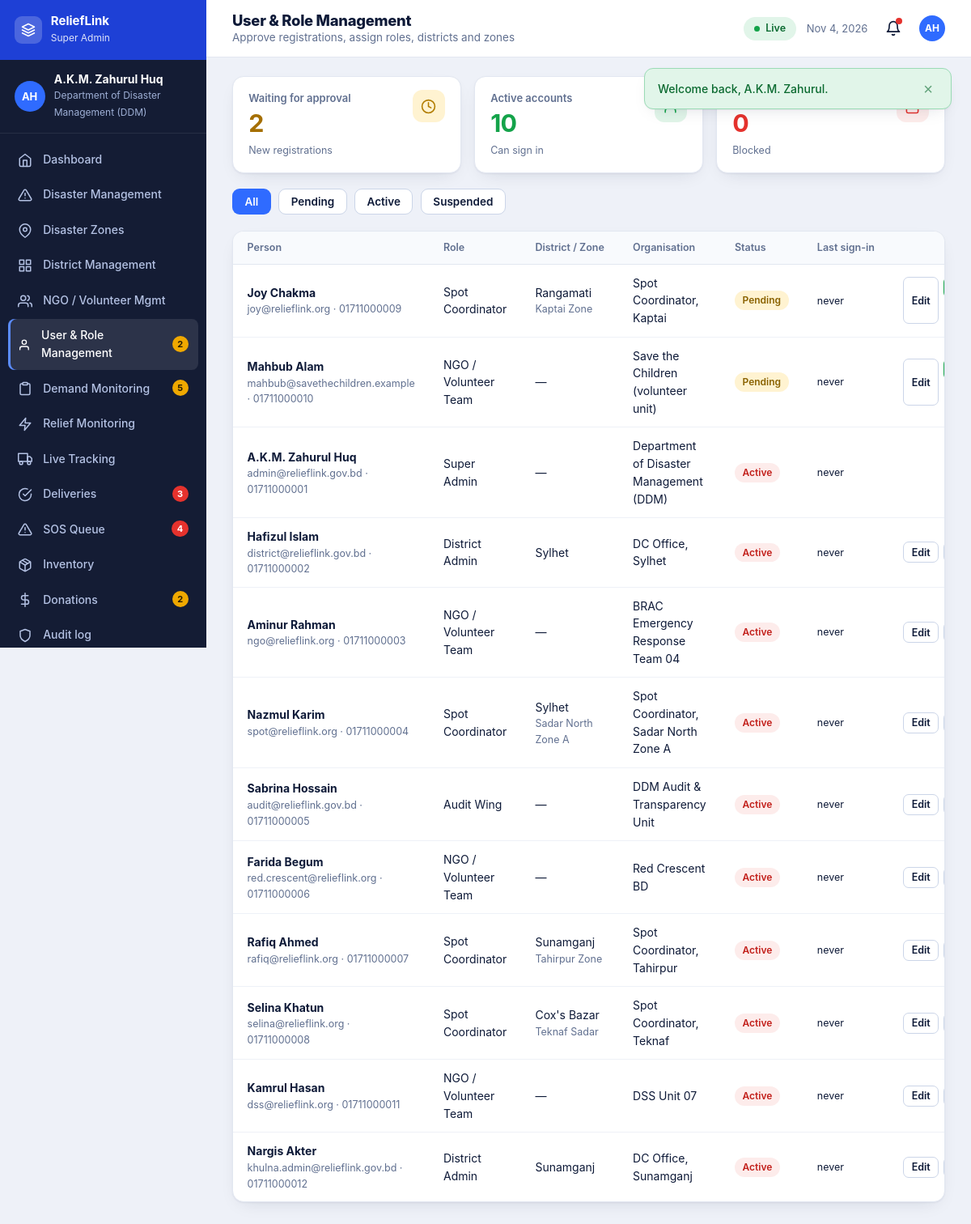
The app's page /dashboard/users.php (signed in) with its own data.
### tables this page shows
CREATE TABLE users (
  id INT AUTO_INCREMENT PRIMARY KEY, first_name VARCHAR(60) NOT NULL, last_name VARCHAR(60) NOT NULL,
  email VARCHAR(150) NOT NULL UNIQUE, phone VARCHAR(15) NOT NULL UNIQUE, password_hash VARCHAR(255) NOT NULL,
  role ENUM('super_admin','district_admin','ngo','coordinator','audit') NOT NULL,
  district_id INT NULL, zone_id INT NULL, organization VARCHAR(150) NULL,
  status ENUM('pending','active','suspended') NOT NULL DEFAULT 'pending',
  settings TEXT NULL, last_login DATETIME NULL, created_at DATETIME NOT NULL DEFAULT CURRENT_TIMESTAMP,
  FOREIGN KEY (district_id) REFERENCES districts(id) ON DELETE SET NULL, INDEX (role, status)
);

CREATE TABLE districts (
  id INT AUTO_INCREMENT PRIMARY KEY, name VARCHAR(60) NOT NULL UNIQUE, division VARCHAR(40) NOT NULL,
  lat DECIMAL(8,5) NOT NULL, lng DECIMAL(8,5) NOT NULL, INDEX (division)
);

CREATE TABLE zones (
  id INT AUTO_INCREMENT PRIMARY KEY, district_id INT NOT NULL, disaster_id INT NULL, name VARCHAR(100) NOT NULL, code VARCHAR(12) NULL,
  severity ENUM('low','medium','high','critical') NOT NULL DEFAULT 'medium', status ENUM('active','monitoring','resolved') NOT NULL DEFAULT 'active',
  affected_people INT NOT NULL DEFAULT 0, households INT NOT NULL DEFAULT 0, lat DECIMAL(8,5) NOT NULL, lng DECIMAL(8,5) NOT NULL,
  created_at DATETIME NOT NULL DEFAULT CURRENT_TIMESTAMP,
  FOREIGN KEY (district_id) REFERENCES districts(id), FOREIGN KEY (disaster_id) REFERENCES disasters(id) ON DELETE SET NULL, INDEX (district_id)
);

### dashboard/users.php (the view, shortened to what this page needs)
<?php
require __DIR__ . '/../includes/bootstrap.php';
require __DIR__ . '/../includes/layout.php';
$u = require_role(['super_admin']);
$st = $_GET['status'] ?? 'all'; $w = ''; $p = [];
if (in_array($st, ['pending', 'active', 'suspended'], true)) { $w = ' WHERE u.status=?'; $p[] = $st; } else $st = 'all';
$list = rows("SELECT u.*, d.name AS district, z.name AS zone FROM users u LEFT JOIN districts d ON d.id=u.district_id LEFT JOIN zones z ON z.id=u.zone_id$w ORDER BY u.status='pending' DESC, u.created_at DESC", $p);
$cnt = ['pending' => 0, 'active' => 0, 'suspended' => 0]; foreach (rows('SELECT status, COUNT(*) c FROM users GROUP BY status') as $r) $cnt[$r['status']] = (int)$r['c'];
dash_head('User & Role Management', 'users', 'Approve registrations, assign roles, districts and zones');
?>
<div class="kpis" style="grid-template-columns:repeat(3,1fr)"><?= kpi('amber', 'Waiting for approval', $cnt['pending'], 'New registrations', 'clock', 'a') . kpi('green', 'Active accounts', $cnt['active'], 'Can sign in', 'user', 'g') . kpi('red', 'Suspended', $cnt['suspended'], 'Blocked', 'lock', 'r') ?></div>
<?php tabs(['all' => 'All', 'pending' => 'Pending', 'active' => 'Active', 'suspended' => 'Suspended'], $st); ?>
<section class="panel"><table class="tbl"><thead><tr><th>Person</th><th>Role</th><th>District / Zone</th><th>Organisation</th><th>Status</th><th>Last sign-in</th><th style="text-align:right">Action</th></tr></thead><tbody>
<?php foreach ($list as $r): $me = (int)$r['id'] === (int)$u['id']; ?>
  <tr><td><b><?= e($r['first_name'] . ' ' . $r['last_name']) ?></b><small><?= e($r['email']) ?> · <?= e($r['phone']) ?></small></td><td><?= e(ROLES[$r['role']][0]) ?></td><td><?= e($r['district'] ?: '—') ?><?php if ($r['zone']): ?><small><?= e($r['zone']) ?></small><?php endif; ?></td><td><?= e($r['organization'] ?: '—') ?></td>
    <td><?= badge($r['status']) ?></td><td><small style="color:var(--ink)"><?= $r['last_login'] ? ago($r['last_login']) : 'never' ?></small></td>
    <td><div class="actions"><?php if (!$me): ?><a class="btn btn-outline btn-xs" href="?edit=<?= (int)$r['id'] ?>">Edit</a><form method="post"><?= csrf_field() ?><input type="hidden" name="id" value="<?= (int)$r['id'] ?>">
      <?php if ($r['status'] === 'pending'): ?><button class="btn btn-green btn-xs" name="action" value="approve"></button>
      <?php elseif ($r['status'] === 'active'): ?><button class="btn btn-outline btn-xs" name="action" value="suspend" style="color:var(--red-d)" onclick="return confirm('Suspend this account?')">Suspend</button>
      <?php else: ?><button class="btn btn-outline btn-xs" name="action" value="reactivate">Reactivate</button><?php endif; ?></form><?php else: ?><small>This is you</small><?php endif; ?></div></td></tr>
<?php endforeach; ?></tbody></table></section>
<?php dash_foot();

### includes/layout.php (shortened to what this page needs)
<?php
function head(string $title, string $bodyClass = ''): void {
    $u = user(); $st = $u ? user_settings($u['settings'] ?? null) : [];
    echo '<!doctype html><html lang="en"><head><meta charset="utf-8"><meta name="viewport" content="width=1280">'
       . '<title>' . e($title) . ' · ' . e(APP_NAME) . '</title>'
       . '<link rel="icon">'
       . '<link rel="stylesheet" href="' . e(url('assets/css/style.css')) . '"></head>'
       . '<body class="' . e($bodyClass) . ($st && !empty($st['datasaver']) ? ' data-saver' : '') . '" data-base="' . e(base_path()) . '" data-csrf="' . e(csrf_token()) . '"'
       . ($u ? ' data-offline="' . (int)$st['offline'] . '" data-autosync="' . (int)$st['autosync'] . '" data-datasaver="' . (int)$st['datasaver'] . '" data-uid="' . (int)$u['id'] . '"' : '') . '>';
    if (!empty($_SESSION['flash'])) {
        echo '<div class="flash-wrap" role="status">';
        foreach ($_SESSION['flash'] as [$t, $m]) echo '<div class="flash ' . e($t) . '"><span>' . e($m) . '</span><button type="button" aria-label="Dismiss" data-dismiss>×</button></div>';
        echo '</div>';
    }
}
function icon(string $n): string {
    return '<svg viewBox="0 0 24 24" aria-hidden="true">' . ($p[$n] ?? $p['grid']) . '</svg>';
}
function kpi(string $tone, string $label, $value, string $sub, string $icon, string $ic = 'b'): string {
    return '<div class="kpi ' . e($tone) . '"><div><small>' . e($label) . '</small><b>' . (is_int($value) ? number_format($value) : e((string)$value)) . '</b><span>' . e($sub) . '</span></div><span class="ic ' . e($ic) . '">' . icon($icon) . '</span></div>';
}
function dash_nav(string $role): array {
    $common = [['notifications', 'Notifications', 'bell'], ['profile', 'My Profile', 'user'], ['settings', 'Settings', 'sliders'], ['help', 'Help & Emergency Info', 'help']];
    $own = match ($role) {
        'super_admin' => [['index', 'Dashboard', 'home'], ['disasters', 'Disaster Management', 'alert'], ['zones', 'Disaster Zones', 'pin'], ['districts', 'District Management', 'grid'], ['ngos', 'NGO / Volunteer Mgmt', 'users'], ['users', 'User & Role Management', 'user'],
            ['demands', 'Demand Monitoring', 'clipboard'], ['missions', 'Relief Monitoring', 'zap'], ['tracking', 'Live Tracking', 'truck'], ['deliveries', 'Deliveries', 'check'], ['sos', 'SOS Queue', 'alert'], ['inventory', 'Inventory', 'box'], ['donations', 'Donations', 'dollar'], ['audit', 'Audit log', 'shield']],
        'district_admin' => [['index', 'Dashboard', 'home'], ['disasters', 'Disasters', 'alert'], ['zones', 'Disaster Zones', 'pin'], ['demands', 'Demand Management', 'clipboard'], ['ngos', 'NGO Coordination', 'users'], ['missions', 'Relief Dispatch', 'zap'], ['tracking', 'Live Tracking', 'truck'], ['sos', 'SOS Monitoring', 'alert'], ['analytics', 'District Analytics', 'chart']],
        'ngo' => [['index', 'Dashboard', 'home'], ['inventory', 'Inventory Management', 'box'], ['available', 'Available Demands', 'clipboard'], ['missions', 'My Missions', 'zap'], ['dispatch', 'Dispatch Relief', 'alert'], ['tracking', 'Live Tracking', 'pin'], ['team', 'Team Management', 'users'], ['vehicles', 'Vehicle Management', 'truck'], ['confirm', 'Delivery Confirmation', 'check']],
        'coordinator' => [['index', 'Dashboard', 'home'], ['demand-new', 'Submit Demand', 'plus'], ['demands', 'Demand History', 'clipboard'], ['missions', 'Active Missions', 'zap'], ['sos', 'Emergency SOS', 'alert'], ['confirm', 'Delivery Confirmation', 'check'], ['sync', 'Offline & Sync', 'sync']],
        default => [['index', 'Audit Dashboard', 'home'], ['deliveries', 'Pending Verification', 'clipboard'], ['history', 'Audit History', 'clock'], ['report', 'Audit Report', 'file'], ['donations', 'Donations', 'dollar'], ['audit', 'Audit log', 'shield']],
    };
    return array_merge($own, $common);
}
function district_scope(array $u, string $col): array {
    return in_array($u['role'], ['district_admin', 'coordinator'], true) && $u['district_id'] ? [" AND $col = ?", [(int)$u['district_id']]] : ['', []];
}
function dash_counts(array $u): array {
    $c = []; $r = $u['role'];
    [$dsd, $dpd] = district_scope($u, 'district_id');
    if (in_array($r, ['super_admin', 'district_admin'], true)) $c['demands'] = [(int)val("SELECT COUNT(*) FROM demands WHERE status='pending'$dsd", $dpd), 'amber'];
    if (in_array($r, ['super_admin', 'district_admin'], true)) $c['sos'] = (int)val("SELECT COUNT(*) FROM sos_requests WHERE status='new'$dsd", $dpd);
    if (in_array($r, ['super_admin', 'audit'], true)) { $c['deliveries'] = (int)val("SELECT COUNT(*) FROM deliveries WHERE status='pending'"); $c['donations'] = [(int)val("SELECT COUNT(*) FROM donations WHERE status='pending'"), 'amber']; }
    if ($r === 'super_admin') $c['users'] = [(int)val("SELECT COUNT(*) FROM users WHERE status='pending'"), 'amber'];
    $c['notifications'] = (int)val('SELECT COUNT(*) FROM notifications WHERE user_id=? AND is_read=0', [(int)$u['id']]);
    return $c;
}
function dash_head(string $title, string $active, string $sub = ''): void {
    $u = user();
    head($title, 'dash-page role-' . ($u['role'] ?? ''));
    $counts = dash_counts($u);
    $ini = mb_substr($u['first_name'], 0, 1) . mb_substr($u['last_name'], 0, 1);
    echo '<div class="dash"><aside class="side"><div class="side-head"><span class="mark">' . icon('layers') . '</span><div><b>ReliefLink</b><small>' . e(ROLES[$u['role']][0]) . '</small></div></div>'
       . '<div class="who"><span class="av">' . e($ini) . '</span><div><b>' . e($u['first_name'] . ' ' . $u['last_name']) . '</b><small>' . e($u['organization'] ?: ($u['district_name'] ?: 'National')) . '</small></div></div><nav aria-label="Dashboard">';
    foreach (dash_nav($u['role']) as [$k, $label, $ic]) {
        $n = $counts[$k] ?? 0; $tone = 'red'; if (is_array($n)) { [$n, $tone] = $n; }
        echo '<a href="' . e(url('dashboard/' . ($k === 'index' ? '' : $k . '.php'))) . '"' . ($active === $k ? ' class="on" aria-current="page"' : '') . '><span class="ni">' . icon($ic) . '</span>' . e($label)
           . ($n ? '<em class="' . $tone . '">' . $n . '</em>' : '') . ($k === 'sync' ? '<em class="amber" data-sync-badge hidden></em>' : '') . '</a>';
    }
    echo '</nav><div class="side-foot"><a href="' . e(url('')) . '">' . icon('external') . 'Public Site</a><a href="' . e(url('logout.php')) . '">' . icon('logout') . 'Sign Out</a></div></aside>'
       . '<div class="main"><header class="top"><div><h1>' . e($title) . '</h1>' . ($sub ? '<p>' . e($sub) . '</p>' : '') . '</div>'
       . '<div class="top-r"><span class="net-pill" data-net><i></i><span>Live</span></span><span class="date-pill">' . date('M j, Y') . '</span><a class="bell" href="' . e(url('dashboard/notifications.php')) . '" title="Notifications" aria-label="Notifications">' . icon('bell') . (($counts['notifications'] ?? 0) ? '<em></em>' : '') . '</a><span class="av sm">' . e($ini) . '</span></div></header><main class="content">';
}
function dash_foot(): void {
    echo '</main></div></div><script src="' . e(url('assets/js/map.js')) . '"></script><script src="' . e(url('assets/js/charts.js')) . '"></script><script src="' . e(url('assets/js/main.js')) . '"></script></body></html>';
}
function tabs(array $tabs, string $cur, string $param = 'status', array $counts = []): void {
    echo '<div class="toolbar" role="tablist">';
    foreach ($tabs as $k => $label) {
        $q = array_merge($_GET, [$param => $k]); unset($q['id'], $q['match'], $q['view'], $q['accept']);
        echo '<a class="btn btn-sm ' . ($cur === (string)$k ? 'btn-primary' : 'btn-outline') . '" href="?' . e(http_build_query($q)) . '">' . e($label) . (isset($counts[$k]) ? ' (' . (int)$counts[$k] . ')' : '') . '</a>';
    }
    echo '</div>';
}

### includes/bootstrap.php (shortened to what this page needs)
<?php
function base_path(): string {
    static $b = null;
    if ($b !== null) return $b;
    $root = str_replace('\\', '/', (string)realpath(__DIR__ . '/..'));
    $doc  = str_replace('\\', '/', (string)realpath($_SERVER['DOCUMENT_ROOT'] ?? ''));
    if ($doc !== '' && strpos($root, $doc) === 0) return $b = rtrim(substr($root, strlen($doc)), '/');
    $dir = str_replace('\\', '/', dirname($_SERVER['SCRIPT_NAME'] ?? ''));
    $dir = preg_replace('#/(dashboard|api)$#', '', $dir);
    return $b = rtrim($dir === '/' ? '' : $dir, '/');
}
function url(string $path = ''): string { return base_path() . '/' . ltrim($path, '/'); }
function e($v): string { return htmlspecialchars((string)$v, ENT_QUOTES | ENT_SUBSTITUTE, 'UTF-8'); }
function badge(string $status): string {
    static $map = [
        'critical' => 'red', 'high' => 'orange', 'medium' => 'amber', 'low' => 'green',
        'active' => 'red', 'monitoring' => 'amber', 'resolved' => 'green',
        'pending' => 'amber', 'confirmed' => 'green', 'verified' => 'green', 'rejected' => 'red',
        'new' => 'red', 'assigned' => 'blue', 'planned' => 'gray', 'in_transit' => 'blue',
        'completed' => 'green', 'cancelled' => 'gray', 'suspended' => 'red',
    ];
    return '<span class="badge b-' . ($map[$status] ?? 'gray') . '">' . e(ucfirst(str_replace('_', ' ', $status))) . '</span>';
}
function db(): PDO {
    static $pdo = null;
    if ($pdo) return $pdo;
    try {
        $pdo = new PDO('mysql:host=' . DB_HOST . ';dbname=' . DB_NAME . ';charset=utf8mb4', DB_USER, DB_PASS, [
            PDO::ATTR_ERRMODE => PDO::ERRMODE_EXCEPTION,
            PDO::ATTR_DEFAULT_FETCH_MODE => PDO::FETCH_ASSOC,
            PDO::ATTR_EMULATE_PREPARES => false,
        ]);
        $pdo->exec("SET time_zone = '+06:00'");
    } catch (PDOException $ex) {
        http_response_code(500);
        exit('<h1>Database connection failed</h1><p>Import <code>database/schema.sql</code> and check <code>config/config.php</code>.</p>');
    }
    return $pdo;
}
function q(string $sql, array $p = []): PDOStatement {
    $st = db()->prepare($sql);
    foreach (array_values($p) as $i => $v) {
        $st->bindValue($i + 1, $v, $v === null ? PDO::PARAM_NULL : (is_int($v) ? PDO::PARAM_INT : PDO::PARAM_STR));
    }
    $st->execute();
    return $st;
}
function rows(string $sql, array $p = []): array { return q($sql, $p)->fetchAll(); }
function row(string $sql, array $p = []): ?array { $r = q($sql, $p)->fetch(); return $r ?: null; }
function val(string $sql, array $p = []) { $r = q($sql, $p)->fetch(PDO::FETCH_NUM); return $r ? $r[0] : null; }
function csrf_token(): string {
    return $_SESSION['csrf'];
}
function user(): ?array {
    static $u = false;
    if ($u !== false) return $u;
    $u = null;
    if (!empty($_SESSION['uid'])) {
        $u = row('SELECT u.*, d.name AS district_name FROM users u LEFT JOIN districts d ON d.id=u.district_id WHERE u.id=?', [(int)$_SESSION['uid']]);
    }
    return $u;
}
function require_role(array $roles): array {
    $u = user();
    return $u;
}
function user_settings(?string $json): array {
    $d = ['alert_sos' => 1, 'alert_mission' => 1, 'alert_demand' => 1, 'alert_system' => 1, 'email' => 1, 'sms' => 1, 'offline' => 1, 'autosync' => 1, 'datasaver' => 0];
    $j = $json ? json_decode($json, true) : null;
    return is_array($j) ? array_merge($d, array_map('intval', $j)) : $d;
}

### records on screen
users: role "Super Admin", ini "AH", first_name+last_name "A.K.M. Zahurul Huq", organization "Department of Disaster Management (DDM)", email "admin@relieflink.gov.bd", phone "01711000001", district "—", status "Active", shows "never"
users: first_name+last_name "Joy Chakma", email "joy@relieflink.org", phone "01711000009", role "Spot Coordinator", district.name "Rangamati", zone.name "Kaptai Zone", organization "Spot Coordinator, Kaptai", status "Pending", shows "never"
users: first_name+last_name "Mahbub Alam", email "mahbub@savethechildren.example", phone "01711000010", role "NGO / Volunteer Team", district "—", organization "Save the Children (volunteer unit)", status "Pending", shows "never"
users: first_name+last_name "Hafizul Islam", email "district@relieflink.gov.bd", phone "01711000002", role "District Admin", district.name "Sylhet", organization "DC Office, Sylhet", status "Active", shows "never"
users: first_name+last_name "Aminur Rahman", email "ngo@relieflink.org", phone "01711000003", role "NGO / Volunteer Team", district "—", organization "BRAC Emergency Response Team 04", status "Active", shows "never"
users: first_name+last_name "Nazmul Karim", email "spot@relieflink.org", phone "01711000004", role "Spot Coordinator", district.name "Sylhet", zone.name "Sadar North Zone A", organization "Spot Coordinator, Sadar North Zone A", status "Active", shows "never"
users: first_name+last_name "Sabrina Hossain", email "audit@relieflink.gov.bd", phone "01711000005", role "Audit Wing", district "—", organization "DDM Audit & Transparency Unit", status "Active", shows "never"
users: first_name+last_name "Farida Begum", email "red.crescent@relieflink.org", phone "01711000006", role "NGO / Volunteer Team", district "—", organization "Red Crescent BD", status "Active", shows "never"
users: first_name+last_name "Rafiq Ahmed", email "rafiq@relieflink.org", phone "01711000007", role "Spot Coordinator", district.name "Sunamganj", zone.name "Tahirpur Zone", organization "Spot Coordinator, Tahirpur", status "Active", shows "never"
users: first_name+last_name "Selina Khatun", email "selina@relieflink.org", phone "01711000008", role "Spot Coordinator", district.name "Cox's Bazar", zone.name "Teknaf Sadar", organization "Spot Coordinator, Teknaf", status "Active", shows "never"
users: first_name+last_name "Kamrul Hasan", email "dss@relieflink.org", phone "01711000011", role "NGO / Volunteer Team", district "—", organization "DSS Unit 07", status "Active", shows "never"
users: first_name+last_name "Nargis Akter", email "khulna.admin@relieflink.gov.bd", phone "01711000012", role "District Admin", district.name "Sunamganj", organization "DC Office, Sunamganj", status "Active", shows "never"

### other values on screen
$m "Welcome back, A.K.M. Zahurul."
$label "Dashboard"
$label "Disaster Management"
$label "Disaster Zones"
$label "District Management"
$label "NGO / Volunteer Mgmt"
$label "User & Role Management"
$n "2"
$label "Demand Monitoring"
$n "5"
$label "Relief Monitoring"
$label "Live Tracking"
$label "Deliveries"
$n "3"
$label "SOS Queue"
